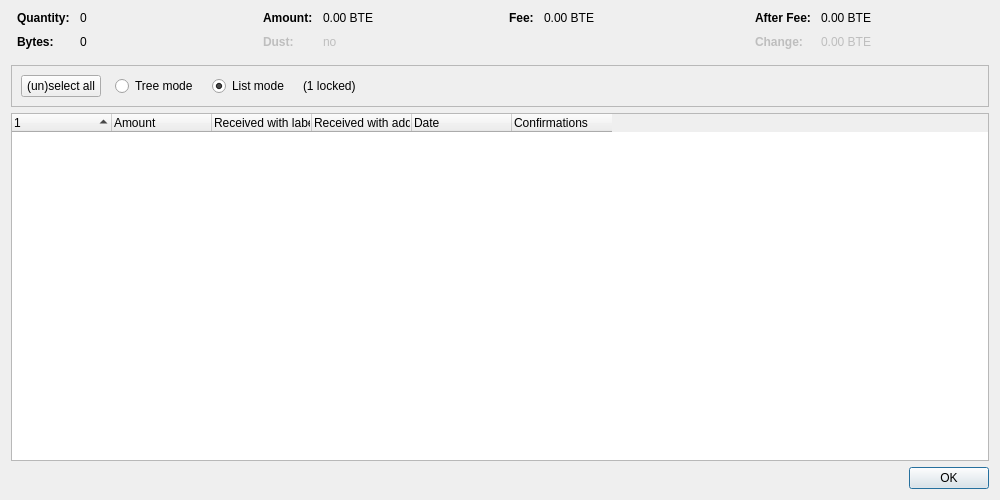
<?xml version="1.0" encoding="UTF-8"?>
<ui version="4.0">
 <class>CoinControlDialog</class>
 <widget class="QDialog" name="CoinControlDialog">
  <property name="geometry">
   <rect>
    <x>0</x>
    <y>0</y>
    <width>1000</width>
    <height>500</height>
   </rect>
  </property>
  <property name="windowTitle">
   <string>Coin Selection</string>
  </property>
  <layout class="QVBoxLayout" name="verticalLayout">
   <item>
    <layout class="QHBoxLayout" name="horizontalLayoutTop" stretch="0,0,0,0">
     <property name="topMargin">
      <number>0</number>
     </property>
     <property name="bottomMargin">
      <number>10</number>
     </property>
     <item>
      <layout class="QFormLayout" name="formLayoutCoinControl1">
       <property name="horizontalSpacing">
        <number>10</number>
       </property>
       <property name="verticalSpacing">
        <number>10</number>
       </property>
       <property name="leftMargin">
        <number>6</number>
       </property>
       <property name="rightMargin">
        <number>6</number>
       </property>
       <item row="0" column="0">
        <widget class="QLabel" name="labelCoinControlQuantityText">
         <property name="font">
          <font>
           <weight>75</weight>
           <bold>true</bold>
          </font>
         </property>
         <property name="text">
          <string>Quantity:</string>
         </property>
        </widget>
       </item>
       <item row="0" column="1">
        <widget class="QLabel" name="labelCoinControlQuantity">
         <property name="cursor">
          <cursorShape>IBeamCursor</cursorShape>
         </property>
         <property name="contextMenuPolicy">
          <enum>Qt::ActionsContextMenu</enum>
         </property>
         <property name="text">
          <string notr="true">0</string>
         </property>
         <property name="textInteractionFlags">
          <set>Qt::LinksAccessibleByMouse|Qt::TextSelectableByKeyboard|Qt::TextSelectableByMouse</set>
         </property>
        </widget>
       </item>
       <item row="1" column="0">
        <widget class="QLabel" name="labelCoinControlBytesText">
         <property name="font">
          <font>
           <weight>75</weight>
           <bold>true</bold>
          </font>
         </property>
         <property name="text">
          <string>Bytes:</string>
         </property>
        </widget>
       </item>
       <item row="1" column="1">
        <widget class="QLabel" name="labelCoinControlBytes">
         <property name="cursor">
          <cursorShape>IBeamCursor</cursorShape>
         </property>
         <property name="contextMenuPolicy">
          <enum>Qt::ActionsContextMenu</enum>
         </property>
         <property name="text">
          <string notr="true">0</string>
         </property>
         <property name="textInteractionFlags">
          <set>Qt::LinksAccessibleByMouse|Qt::TextSelectableByKeyboard|Qt::TextSelectableByMouse</set>
         </property>
        </widget>
       </item>
      </layout>
     </item>
     <item>
      <layout class="QFormLayout" name="formLayoutCoinControl2">
       <property name="horizontalSpacing">
        <number>10</number>
       </property>
       <property name="verticalSpacing">
        <number>10</number>
       </property>
       <property name="leftMargin">
        <number>6</number>
       </property>
       <property name="rightMargin">
        <number>6</number>
       </property>
       <item row="0" column="0">
        <widget class="QLabel" name="labelCoinControlAmountText">
         <property name="font">
          <font>
           <weight>75</weight>
           <bold>true</bold>
          </font>
         </property>
         <property name="text">
          <string>Amount:</string>
         </property>
        </widget>
       </item>
       <item row="0" column="1">
        <widget class="QLabel" name="labelCoinControlAmount">
         <property name="cursor">
          <cursorShape>IBeamCursor</cursorShape>
         </property>
         <property name="contextMenuPolicy">
          <enum>Qt::ActionsContextMenu</enum>
         </property>
         <property name="text">
          <string notr="true">0.00 BTE</string>
         </property>
         <property name="textInteractionFlags">
          <set>Qt::LinksAccessibleByMouse|Qt::TextSelectableByKeyboard|Qt::TextSelectableByMouse</set>
         </property>
        </widget>
       </item>
       <item row="1" column="0">
        <widget class="QLabel" name="labelCoinControlLowOutputText">
         <property name="enabled">
          <bool>false</bool>
         </property>
         <property name="font">
          <font>
           <weight>75</weight>
           <bold>true</bold>
          </font>
         </property>
         <property name="text">
          <string>Dust:</string>
         </property>
        </widget>
       </item>
       <item row="1" column="1">
        <widget class="QLabel" name="labelCoinControlLowOutput">
         <property name="enabled">
          <bool>false</bool>
         </property>
         <property name="cursor">
          <cursorShape>IBeamCursor</cursorShape>
         </property>
         <property name="contextMenuPolicy">
          <enum>Qt::ActionsContextMenu</enum>
         </property>
         <property name="text">
          <string notr="true">no</string>
         </property>
         <property name="textInteractionFlags">
          <set>Qt::LinksAccessibleByMouse|Qt::TextSelectableByKeyboard|Qt::TextSelectableByMouse</set>
         </property>
        </widget>
       </item>
      </layout>
     </item>
     <item>
      <layout class="QFormLayout" name="formLayoutCoinControl3">
       <property name="horizontalSpacing">
        <number>10</number>
       </property>
       <property name="verticalSpacing">
        <number>10</number>
       </property>
       <property name="leftMargin">
        <number>6</number>
       </property>
       <property name="rightMargin">
        <number>6</number>
       </property>
       <item row="0" column="0">
        <widget class="QLabel" name="labelCoinControlFeeText">
         <property name="font">
          <font>
           <weight>75</weight>
           <bold>true</bold>
          </font>
         </property>
         <property name="text">
          <string>Fee:</string>
         </property>
        </widget>
       </item>
       <item row="0" column="1">
        <widget class="QLabel" name="labelCoinControlFee">
         <property name="cursor">
          <cursorShape>IBeamCursor</cursorShape>
         </property>
         <property name="contextMenuPolicy">
          <enum>Qt::ActionsContextMenu</enum>
         </property>
         <property name="text">
          <string notr="true">0.00 BTE</string>
         </property>
         <property name="textInteractionFlags">
          <set>Qt::LinksAccessibleByMouse|Qt::TextSelectableByKeyboard|Qt::TextSelectableByMouse</set>
         </property>
        </widget>
       </item>
      </layout>
     </item>
     <item>
      <layout class="QFormLayout" name="formLayoutCoinControl4">
       <property name="horizontalSpacing">
        <number>10</number>
       </property>
       <property name="verticalSpacing">
        <number>10</number>
       </property>
       <property name="leftMargin">
        <number>6</number>
       </property>
       <property name="rightMargin">
        <number>6</number>
       </property>
       <item row="0" column="0">
        <widget class="QLabel" name="labelCoinControlAfterFeeText">
         <property name="font">
          <font>
           <weight>75</weight>
           <bold>true</bold>
          </font>
         </property>
         <property name="text">
          <string>After Fee:</string>
         </property>
        </widget>
       </item>
       <item row="0" column="1">
        <widget class="QLabel" name="labelCoinControlAfterFee">
         <property name="cursor">
          <cursorShape>IBeamCursor</cursorShape>
         </property>
         <property name="contextMenuPolicy">
          <enum>Qt::ActionsContextMenu</enum>
         </property>
         <property name="text">
          <string notr="true">0.00 BTE</string>
         </property>
         <property name="textInteractionFlags">
          <set>Qt::LinksAccessibleByMouse|Qt::TextSelectableByKeyboard|Qt::TextSelectableByMouse</set>
         </property>
        </widget>
       </item>
       <item row="1" column="0">
        <widget class="QLabel" name="labelCoinControlChangeText">
         <property name="enabled">
          <bool>false</bool>
         </property>
         <property name="font">
          <font>
           <weight>75</weight>
           <bold>true</bold>
          </font>
         </property>
         <property name="text">
          <string>Change:</string>
         </property>
        </widget>
       </item>
       <item row="1" column="1">
        <widget class="QLabel" name="labelCoinControlChange">
         <property name="enabled">
          <bool>false</bool>
         </property>
         <property name="cursor">
          <cursorShape>IBeamCursor</cursorShape>
         </property>
         <property name="contextMenuPolicy">
          <enum>Qt::ActionsContextMenu</enum>
         </property>
         <property name="text">
          <string notr="true">0.00 BTE</string>
         </property>
         <property name="textInteractionFlags">
          <set>Qt::LinksAccessibleByMouse|Qt::TextSelectableByKeyboard|Qt::TextSelectableByMouse</set>
         </property>
        </widget>
       </item>
      </layout>
     </item>
    </layout>
   </item>
   <item>
    <widget class="QFrame" name="frame">
     <property name="minimumSize">
      <size>
       <width>0</width>
       <height>40</height>
      </size>
     </property>
     <property name="frameShape">
      <enum>QFrame::StyledPanel</enum>
     </property>
     <property name="frameShadow">
      <enum>QFrame::Sunken</enum>
     </property>
     <layout class="QHBoxLayout" name="horizontalLayout">
      <item>
       <layout class="QHBoxLayout" name="horizontalLayoutPanel" stretch="0,0,0,0,0">
        <property name="spacing">
         <number>14</number>
        </property>
        <item>
         <widget class="QPushButton" name="pushButtonSelectAll">
          <property name="sizePolicy">
           <sizepolicy hsizetype="Maximum" vsizetype="Fixed">
            <horstretch>0</horstretch>
            <verstretch>0</verstretch>
           </sizepolicy>
          </property>
          <property name="text">
           <string>(un)select all</string>
          </property>
          <property name="autoDefault">
           <bool>false</bool>
          </property>
         </widget>
        </item>
        <item>
         <widget class="QRadioButton" name="radioTreeMode">
          <property name="sizePolicy">
           <sizepolicy hsizetype="Maximum" vsizetype="Fixed">
            <horstretch>0</horstretch>
            <verstretch>0</verstretch>
           </sizepolicy>
          </property>
          <property name="text">
           <string>Tree mode</string>
          </property>
         </widget>
        </item>
        <item>
         <widget class="QRadioButton" name="radioListMode">
          <property name="sizePolicy">
           <sizepolicy hsizetype="Maximum" vsizetype="Fixed">
            <horstretch>0</horstretch>
            <verstretch>0</verstretch>
           </sizepolicy>
          </property>
          <property name="text">
           <string>List mode</string>
          </property>
          <property name="checked">
           <bool>true</bool>
          </property>
         </widget>
        </item>
        <item>
         <widget class="QLabel" name="labelLocked">
          <property name="text">
           <string notr="true">(1 locked)</string>
          </property>
         </widget>
        </item>
        <item>
         <spacer name="horizontalSpacer">
          <property name="orientation">
           <enum>Qt::Horizontal</enum>
          </property>
          <property name="sizeHint" stdset="0">
           <size>
            <width>40</width>
            <height>20</height>
           </size>
          </property>
         </spacer>
        </item>
       </layout>
      </item>
     </layout>
    </widget>
   </item>
   <item>
    <widget class="CoinControlTreeWidget" name="treeWidget">
     <property name="contextMenuPolicy">
      <enum>Qt::CustomContextMenu</enum>
     </property>
     <property name="sortingEnabled">
      <bool>false</bool>
     </property>
     <property name="columnCount">
      <number>6</number>
     </property>
     <attribute name="headerShowSortIndicator" stdset="0">
      <bool>true</bool>
     </attribute>
     <attribute name="headerStretchLastSection">
      <bool>false</bool>
     </attribute>
     <column>
      <property name="text">
       <string/>
      </property>
     </column>
     <column>
      <property name="text">
       <string>Amount</string>
      </property>
     </column>
     <column>
      <property name="text">
       <string>Received with label</string>
      </property>
     </column>
     <column>
      <property name="text">
       <string>Received with address</string>
      </property>
     </column>
     <column>
      <property name="text">
       <string>Date</string>
      </property>
     </column>
     <column>
      <property name="text">
       <string>Confirmations</string>
      </property>
      <property name="toolTip">
       <string>Confirmed</string>
      </property>
     </column>
     <column>
      <property name="text">
       <string/>
      </property>
     </column>
     <column>
      <property name="text">
       <string/>
      </property>
     </column>
     <column>
      <property name="text">
       <string/>
      </property>
     </column>
     <column>
      <property name="text">
       <string/>
      </property>
     </column>
    </widget>
   </item>
   <item>
    <widget class="QDialogButtonBox" name="buttonBox">
     <property name="orientation">
      <enum>Qt::Horizontal</enum>
     </property>
     <property name="standardButtons">
      <set>QDialogButtonBox::Ok</set>
     </property>
    </widget>
   </item>
  </layout>
 </widget>
 <customwidgets>
  <customwidget>
   <class>CoinControlTreeWidget</class>
   <extends>QTreeWidget</extends>
   <header>qt/coincontroltreewidget.h</header>
  </customwidget>
 </customwidgets>
 <resources/>
 <connections/>
</ui>
